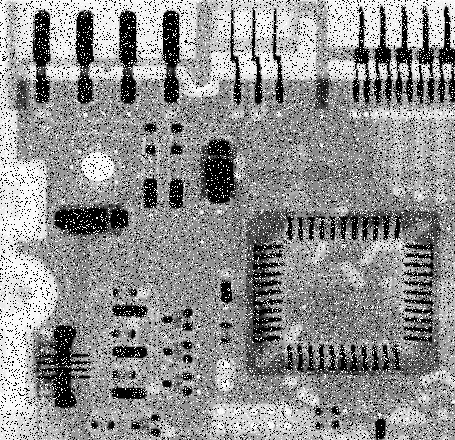
%> input picture HW1/Fig0335(a)(ckt_board_saltpep_prob_pt05).tif, 455 x 440 px
$ octave --eval "movingAverages;"   (GNU Octave 9; MATLAB toolbox functions it lacks are replaced by stand-ins)
%> lines starting %> are read from the running program, lines starting %| are printed output that depends on the picture
function movingAverages()
    img335a = double(imread('Fig0335(a)(ckt_board_saltpep_prob_pt05).tif'));
%> img335a: size 440x455 double; min 0, max 255, mean 144.1; mean of the top-left, top-right, bottom-left and bottom-right quarters 149.3, 148.7, 147.9, 130.4

    %step edge
    h_box = [1,1,1]/3;
    x = [zeros(1,50),ones(1,50)];
    noise = 0.05*randn(1,100);
    xnoise = x + noise;

    %img335a
    x2 = img335a(375,:);
%> x2 = 455 values, max 255 at index 8, min 0 at index 2, mean 119.8

    %5th row of pascal
    h_pasc = [1,4,6,4,1];
    h_pasc = h_pasc ./ sum(h_pasc);

    %step edge [1,1,1]
    xbox = convolve1D(xnoise,h_box);

    %step edge [1,4,6,4,1]
    xpasc = convolve1D(xnoise,h_pasc);

    %img335a [1,1,1]
    x2box = convolve1D(x2,h_box);
%> x2box = 455 values, max 251 at index 9, min 0 at index 1, mean 119.1

    %img335a [1,4,6,4,1]
    x2pasc = convolve1D(x2,h_pasc);
%> x2pasc = 455 values, max 250.2 at index 9, min 0 at index 1, mean 118.4
%> `movingAverages;`:
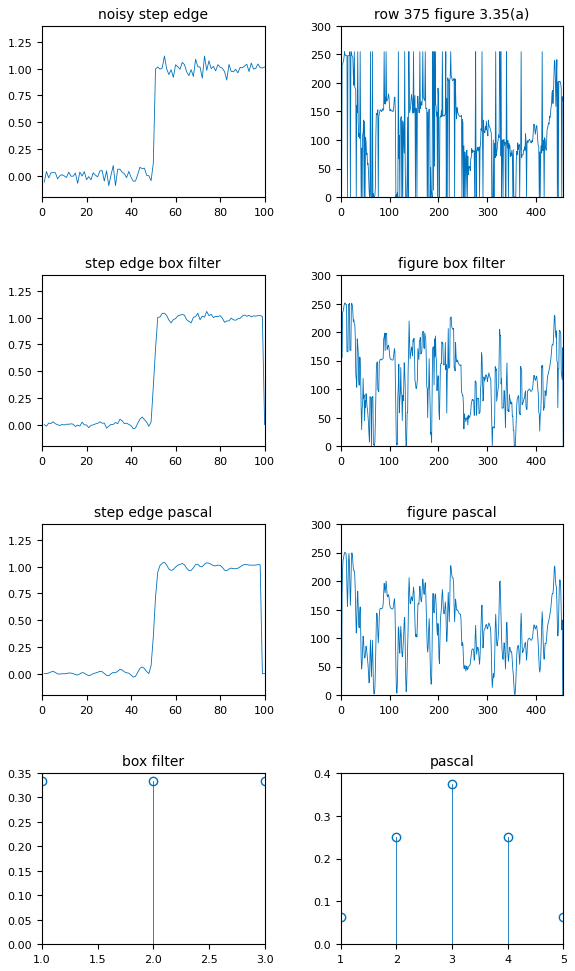
%> figure redrawn from the program's plot data, 8 panels; panel 1: curve peaks at x = 55, y = 1.12; panel 2: curve peaks at x = 8, y = 255; panel 3: curve peaks at x = 74, y = 1.06; panel 4: curve peaks at x = 9, y = 251

    %display
    figure;
    subplot(4,2,1), plot(xnoise);
    title('noisy step edge');
    hold on;
    subplot(4,2,2), plot(x2);
    xlim([0,size(x2,2)]);
    title('row 375 figure 3.35(a)');
    hold on;

    subplot(4,2,3), plot(xbox);
    title('step edge box filter');
    hold on;
    subplot(4,2,4), plot(x2box);
    xlim([0,size(x2box,2)]);
    title('figure box filter');
    hold on;

    subplot(4,2,5), plot(xpasc);
    title('step edge pascal');
    hold on;
    subplot(4,2,6), plot(x2pasc);
    xlim([0,size(x2pasc,2)]);
    title('figure pascal');
    hold on;

    subplot(4,2,7), stem(h_box);
    title('box filter');
    hold on;
    subplot(4,2,8), stem(h_pasc);
    title('pascal');

end

function newimg = convolve1D(img, filter)
    newimg = zeros(size(img));
    n = size(filter,2);
    n2 = floor(n/2);
    for i = n2+1 : size(img,2) - n2
        %newimg(i) = mean(img(i-n2:i+n2));
        newimg(i) = img(i-n2:i+n2)*filter';
    end
end
